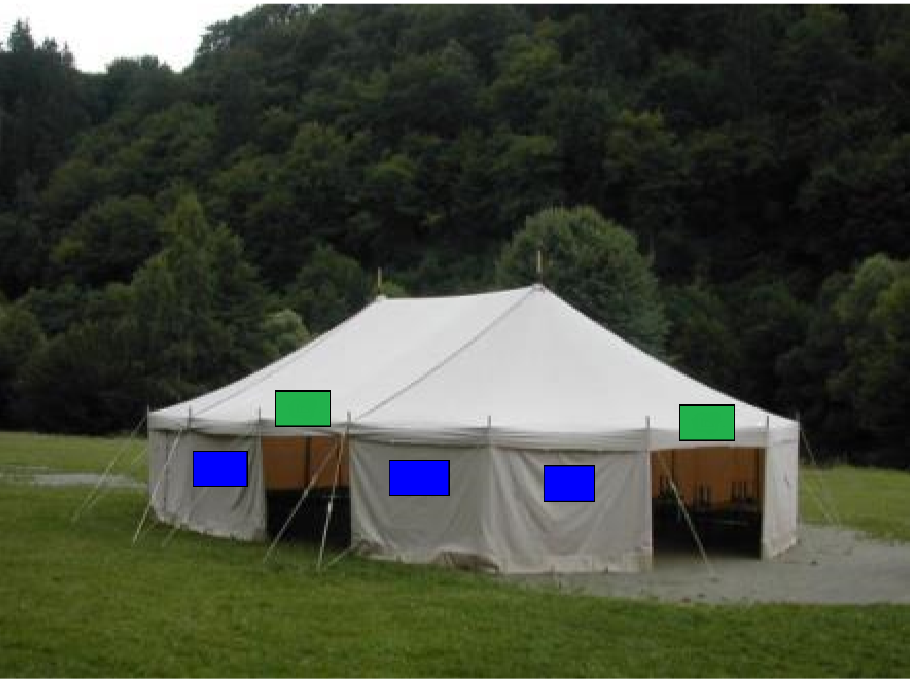
#> input picture UAV.OpenCV.Algorithms.Markers.Recognition/Images/Entrances.png, 910 x 680 px, found by its file name
$ python EntranceRecognition.py   (older library calls are emulated)
#> lines starting #> are read from the running program, lines starting #| are printed output that depends on the picture; after the words box and inside, x2 and y2 are one past the last pixel; in counts of white or black regions, pixels touching at a corner belong together
# -*- coding: utf-8 -*-
"""
Entrance Markers Recognition - ERL Emergency 2020
Created on Fri Mar  6 12:01:13 2020

@author: Marta Kwiatkowska
"""

import numpy as np
import cv2 as cv

def DetectBlockedEntrances(img):
    mask = DetectBlueColor(img)
    DrawCountorus(mask, img, 'Blocked entrance')

    if cv.countNonZero(mask):
        print ("Detected blocked entrance(s).")
    # else :
    #     print ("There is no blocked entrance.")

def DetectUnblockedEntrances(img):
    mask = DetectGreenColor(img)
    DrawCountorus(mask, img, 'Unblocked entrance')

    if cv.countNonZero(mask):
        print ("Detected unblocked entrance(s).")
    # else :
    #     print ("There is no unblocked entrance.")

def DetectBlueColor(img):
    hsv = cv.cvtColor(img, cv.COLOR_BGR2HSV)
    # lower_blue = np.array([110,50,50])
    # upper_blue = np.array([130,255,255])
    lower_blue = np.array([94, 80, 2])
    upper_blue = np.array([126, 255, 255])
    mask = cv.inRange(hsv, lower_blue, upper_blue)
    return mask

def DetectGreenColor(img):
    hsv = cv.cvtColor(img, cv.COLOR_BGR2HSV)
    # lower_green = np.array([65,150,60])
    # upper_green = np.array([70,255,255])
    lower_green = np.array([25, 52, 72])
    upper_green = np.array([102, 255, 255])
    mask = cv.inRange(hsv, lower_green, upper_green)
    return mask

def DrawCountorus(mask, img, text):
    image,cnts,hie = cv.findContours(mask, cv.RETR_TREE, cv.CHAIN_APPROX_NONE)
    cv.drawContours(img, cnts, -1, (0,255,255), thickness=1)
    # for c in cnts:
    #     x,y,w,h = cv.boundingRect(c)
    #     cv.putText(img, text, (x, y-10), cv.FONT_HERSHEY_SIMPLEX, 0.5, (0, 0, 255), 1)

if __name__ == "__main__":

# code for the image

    source_path = "D:\\repos\\UAV.OpenCV.Algorithms\\UAV.OpenCV.Algorithms.Markers.Recognition\\Images\\Entrances.png"
    img = cv.imread(source_path)
#> img is the input picture: shape (680, 910, 3); mean B, G, R 60.1, 73.7, 68.8

    DetectBlockedEntrances(img)
#> in DetectBlueColor, `hsv = cv.cvtColor(img, cv.COLOR_BGR2HSV)`: hsv: shape (680, 910, 3); mean H, S, V 41.7, 69, 76.6
#> in DetectBlueColor, `mask = cv.inRange(hsv, lower_blue, upper_blue)`:
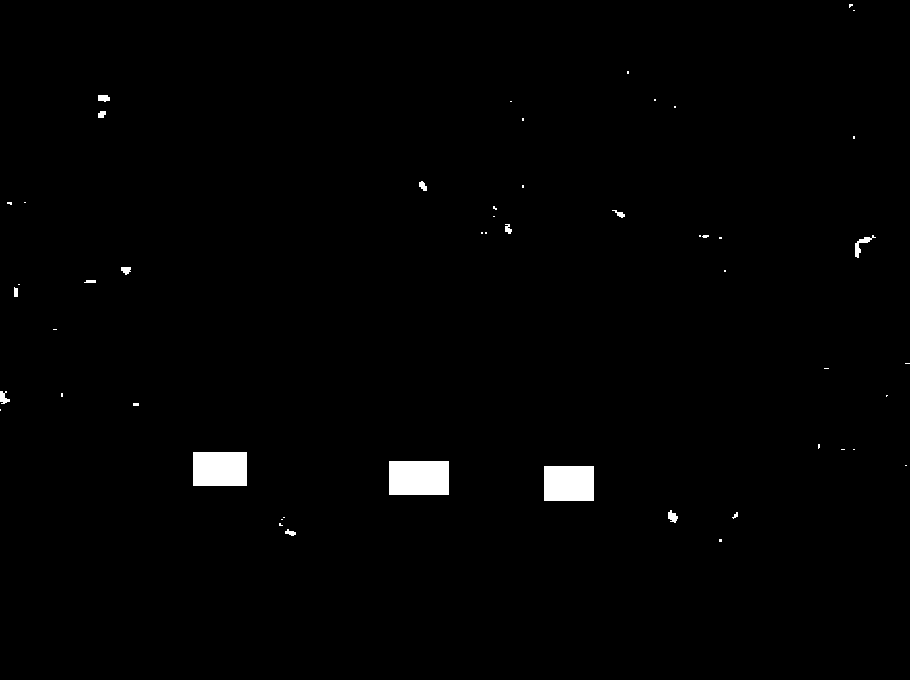
#> mask: shape (680, 910); 1.1% white; 51 white regions (35 under 20 px)
#> in DrawCountorus, `image,cnts,hie = cv.findContours(mask, cv.RETR_TREE, cv.CHAIN_APPROX_N..`: cnts = 51 contours, 37 with area under 20; largest, box (x1, y1, x2, y2) and area: (389, 461, 449, 495) 1947, (193, 452, 247, 486) 1749, (544, 466, 594, 501) 1666, (855, 235, 876, 258) 98, (668, 510, 678, 523) 62; hie = 51 rows, first 6: [1, -1, -1, -1], [2, 0, -1, -1], [3, 1, -1, -1], [4, 2, -1, -1], [5, 3, -1, -1], [6, 4, -1, -1]
#> in DrawCountorus, `cv.drawContours(img, cnts, -1, (0,255,255), thickness=1)`:
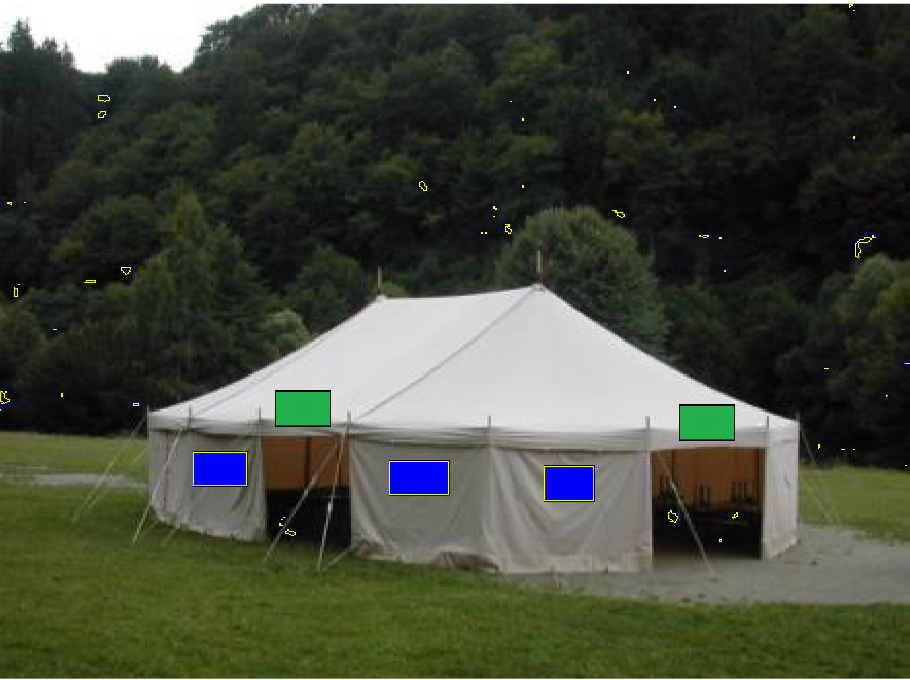
#> img: shape (680, 910, 3); 0.18% of pixels changed, all inside (x1, y1, x2, y2) = (0, 4, 910, 542)
    DetectUnblockedEntrances(img)
#> in DetectGreenColor, `hsv = cv.cvtColor(img, cv.COLOR_BGR2HSV)`: hsv: shape (680, 910, 3); mean H, S, V 41.5, 69.1, 76.9
#> in DetectGreenColor, `mask = cv.inRange(hsv, lower_green, upper_green)`:
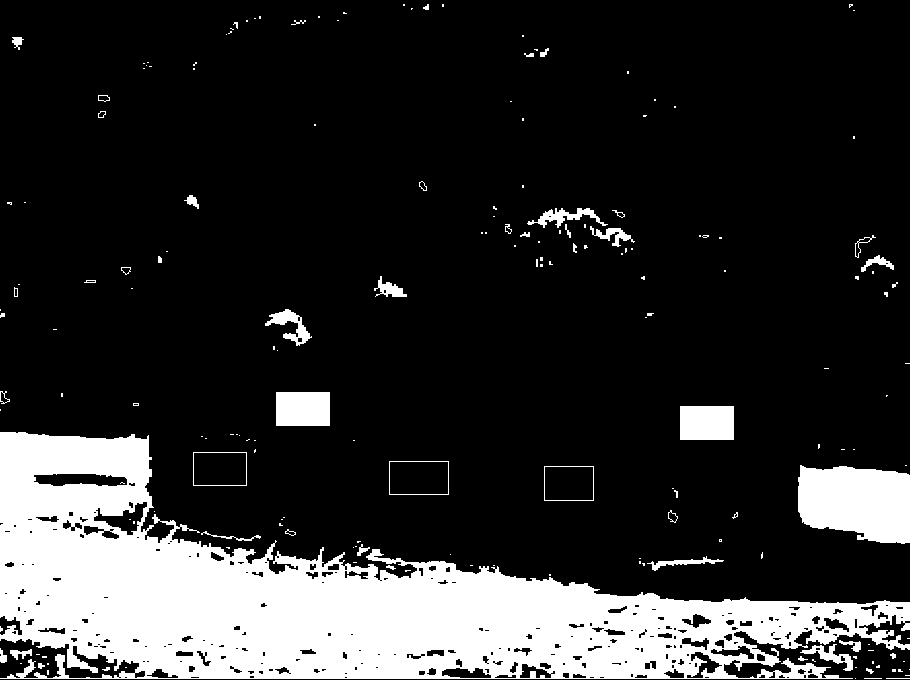
#> mask: shape (680, 910); 18.3% white; 184 white regions (136 under 20 px)
#> call 2 of DrawCountorus, with text = 'Unblocked entrance'
#> in DrawCountorus (call 2), `image,cnts,hie = cv.findContours(mask, cv.RETR_TREE, cv.CHAIN_APPROX_N..`: cnts = 467 contours, 305 with area under 20; largest, box (x1, y1, x2, y2) and area: (0, 432, 910, 679) 102090, (798, 465, 910, 544) 7092, (389, 461, 449, 495) 1947, (389, 461, 449, 495) 1945, (193, 452, 247, 486) 1749; hie = 467 rows, first 6: [1, -1, -1, -1], [2, 0, -1, -1], [3, 1, -1, -1], [4, 2, -1, -1], [5, 3, -1, -1], [6, 4, -1, -1]
#> in DrawCountorus (call 2), `cv.drawContours(img, cnts, -1, (0,255,255), thickness=1)`:
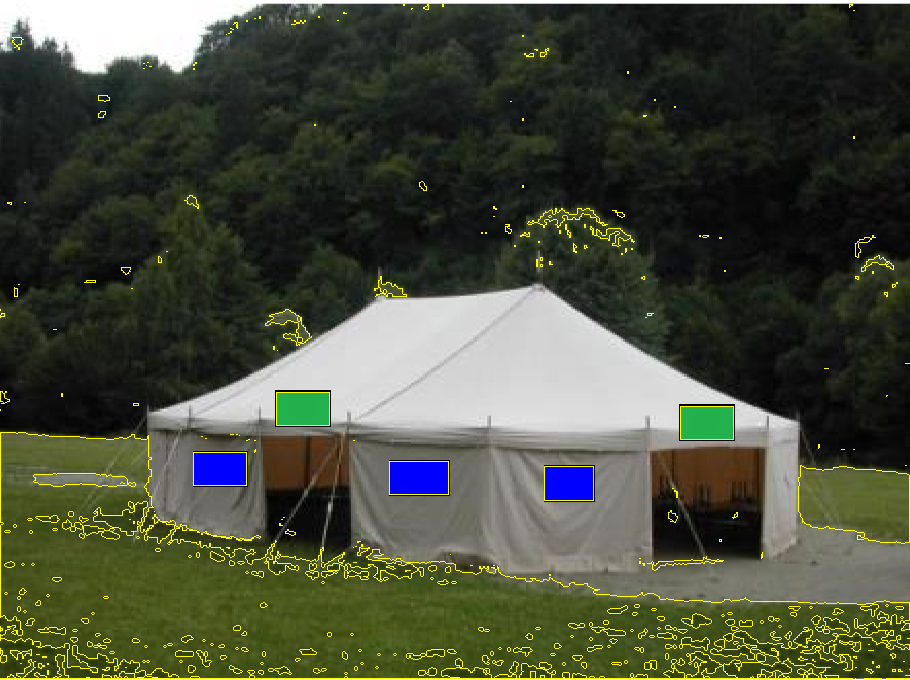
#> img: shape (680, 910, 3); 2.01% of pixels changed, all inside (x1, y1, x2, y2) = (0, 4, 910, 679)

    cv.imshow('image',img)
    cv.waitKey(0)
    cv.destroyAllWindows()

# [15 lines of commented-out code are left out]
